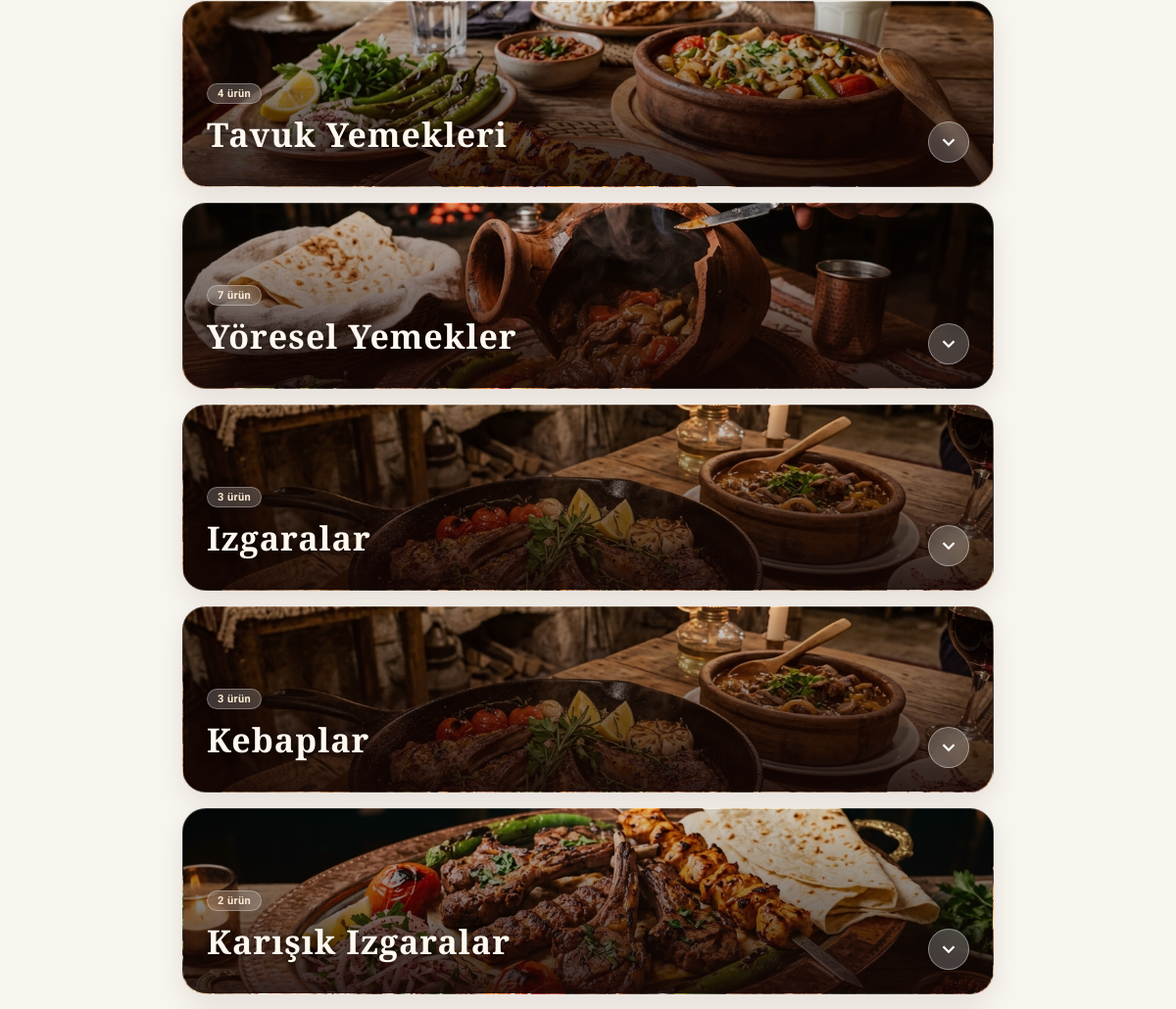
The page /qr-menu.php (middle part) on the database as committed earlier.
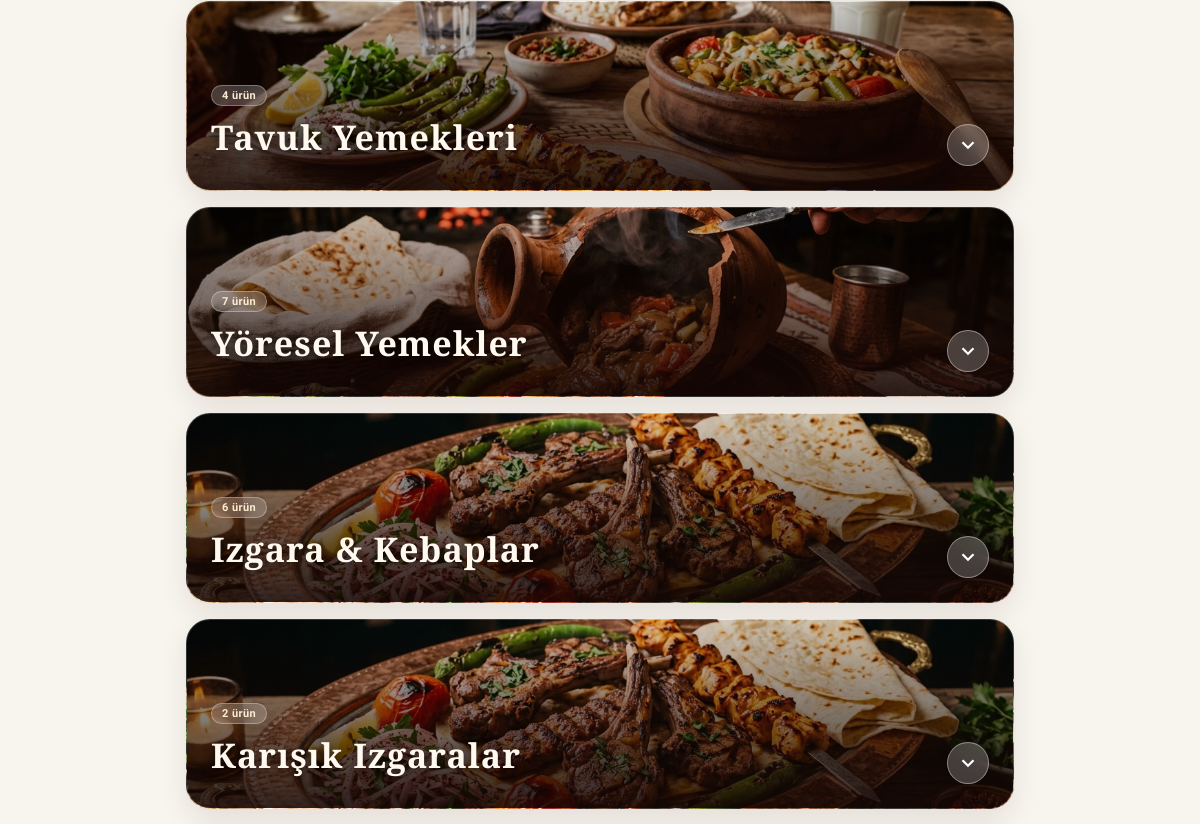
The same page on the database as committed later.
### tables this page shows
CREATE TABLE `categories` (
  `id` int unsigned NOT NULL AUTO_INCREMENT,
  `name_tr` varchar(160) NOT NULL,
  `name_en` varchar(160) DEFAULT NULL,
  `slug` varchar(190) NOT NULL,
  `description_tr` text,
  `description_en` text,
  `image_path` varchar(255) DEFAULT NULL,
  `sort_order` int NOT NULL DEFAULT '0',
  `is_active` tinyint(1) NOT NULL DEFAULT '1',
  `created_at` timestamp NULL DEFAULT CURRENT_TIMESTAMP,
  `updated_at` timestamp NULL DEFAULT CURRENT_TIMESTAMP ON UPDATE CURRENT_TIMESTAMP,
  PRIMARY KEY (`id`),
  UNIQUE KEY `slug` (`slug`),
  KEY `idx_cat_sort` (`is_active`,`sort_order`)
);

### app/functions.php (called while the page is built, shortened)
<?php
function e(?string $value): string {
    return htmlspecialchars((string)$value, ENT_QUOTES | ENT_SUBSTITUTE, 'UTF-8');
}
function base_url(string $path = ''): string {
    global $config;
    $base = rtrim((string)($config['app']['base_url'] ?? ''), '/');
    if ($base === '') {
        $protoHeader = trim(explode(',', (string)($_SERVER['HTTP_X_FORWARDED_PROTO'] ?? ''))[0] ?? '');
        $proto = strtolower($protoHeader) === 'https' || (!empty($_SERVER['HTTPS']) && $_SERVER['HTTPS'] !== 'off') ? 'https' : 'http';
        $hostHeader = trim(explode(',', (string)($_SERVER['HTTP_X_FORWARDED_HOST'] ?? $_SERVER['HTTP_HOST'] ?? ''))[0] ?? '');
        if ($hostHeader !== '' && preg_match('/^[A-Za-z0-9.-]+(?::[0-9]{1,5})?$/', $hostHeader)) {
            $base = $proto . '://' . $hostHeader;
        }
    }
    return $base !== '' ? $base . '/' . ltrim($path, '/') : '/' . ltrim($path, '/');
}
function lang(): string {
    return ($_SESSION['site_lang'] ?? 'tr') === 'en' ? 'en' : 'tr';
}
function image_url(?string $path): string {
    return base_url($path);
}

### qr-menu.php (the view, shortened to what this page needs)
<?php
require __DIR__ . '/app/bootstrap.php';
$L = lang();
$nameCol = $L === 'en' ? 'name_en' : 'name_tr';
$cats = $pdo->query('SELECT * FROM categories WHERE is_active=1 ORDER BY sort_order,id')->fetchAll();
$itemQ = $pdo->prepare('SELECT * FROM items WHERE category_id=? AND is_active=1 ORDER BY sort_order,id');
$t = [
    'menu' => $L === 'en' ? 'Digital Menu' : 'Dijital Menü',
    'search' => $L === 'en' ? 'Search dishes, drinks or ingredients...' : 'Yemek, içecek veya içerik ara...',
    'none' => $L === 'en' ? 'No dishes match your search.' : 'Aramanıza uygun ürün bulunamadı.',
    'items' => $L === 'en' ? 'dishes' : 'ürün',
    'featured' => $L === 'en' ? 'Chef’s Signature' : 'Şefin İmzası',
    'veg' => $L === 'en' ? 'Vegetarian' : 'Vejetaryen',
    'spicy' => $L === 'en' ? 'Spicy' : 'Acılı',
    'allergen' => $L === 'en' ? 'Please inform our service team regarding food allergies and dietary preferences.' : 'Alerjiniz veya özel beslenme tercihiniz varsa lütfen servis ekibimizi bilgilendirin.',
    'filter_all' => $L === 'en' ? 'All' : 'Tümü',
    'filter_featured' => $L === 'en' ? 'Signature' : 'İmza Lezzetler',
    'filter_spicy' => $L === 'en' ? 'Spicy' : 'Acılı',
    'filter_veg' => $L === 'en' ? 'Vegetarian' : 'Vejetaryen',
    'table_prefix' => $L === 'en' ? 'Table' : 'Masa',
    'wifi_copied' => $L === 'en' ? 'Wi-Fi password copied!' : 'Wi-Fi şifresi kopyalandı!',
    'tap_to_zoom' => $L === 'en' ? 'Tap photo to zoom' : 'Fotoğrafı büyütmek için dokunun',
];
?>
<!doctype html>
<html lang="<?=$L?>">
<head>
<link rel="stylesheet" href="<?=e(base_url('/assets/css/qr-menu.css?v=' . filemtime(__DIR__ . '/assets/css/qr-menu.css')))?>">
</head>
<body class="menu-page">
<main class="menu-content-wrap">
  <div class="category-sections-list">
    <?php foreach ($cats as $cat):
      $itemQ->execute([$cat['id']]);
      $items = $itemQ->fetchAll();
      $catName = $cat[$nameCol] ?: $cat['name_tr'];
      $cover = image_url($cat['image_path'] ?? '');
      $catSearch = $cat['name_tr'].' '.$cat['name_en'].' '.$cat['description_tr'].' '.$cat['description_en'];
    ?>
    <section class="menu-category-section" id="cat-<?=e($cat['slug'])?>" data-category data-category-search="<?=e($catSearch)?>">
      <button type="button" class="category-hero-card" data-category-toggle aria-expanded="false" style="--cat-bg:url('<?=e($cover)?>')">
        <div class="cat-overlay"></div>
        <div class="cat-hero-info">
          <div class="cat-badge-line">
            <span class="cat-count-badge"><?=count($items)?> <?=e($t['items'])?></span>
          </div>
          <h2 class="cat-hero-title"><?=e($catName)?></h2>
        </div>
        <div class="cat-toggle-indicator" aria-hidden="true">
          <svg class="chevron-icon" viewBox="0 0 24 24" fill="none" stroke="currentColor" stroke-width="2.5"><polyline points="6 9 12 15 18 9"></polyline></svg>
        </div>
      </button>
    </section>
    <?php endforeach; ?>
  </div>
</main>
</body>
</html>

Rows that differ between the two databases and show on the page:
removed categories: image_path (picture), count($items) "3", name_tr "Kebaplar"
changed categories: image_path: a different picture; count($items) "3" → "6"; name_tr "Izgaralar" → "Izgara & Kebaplar"
